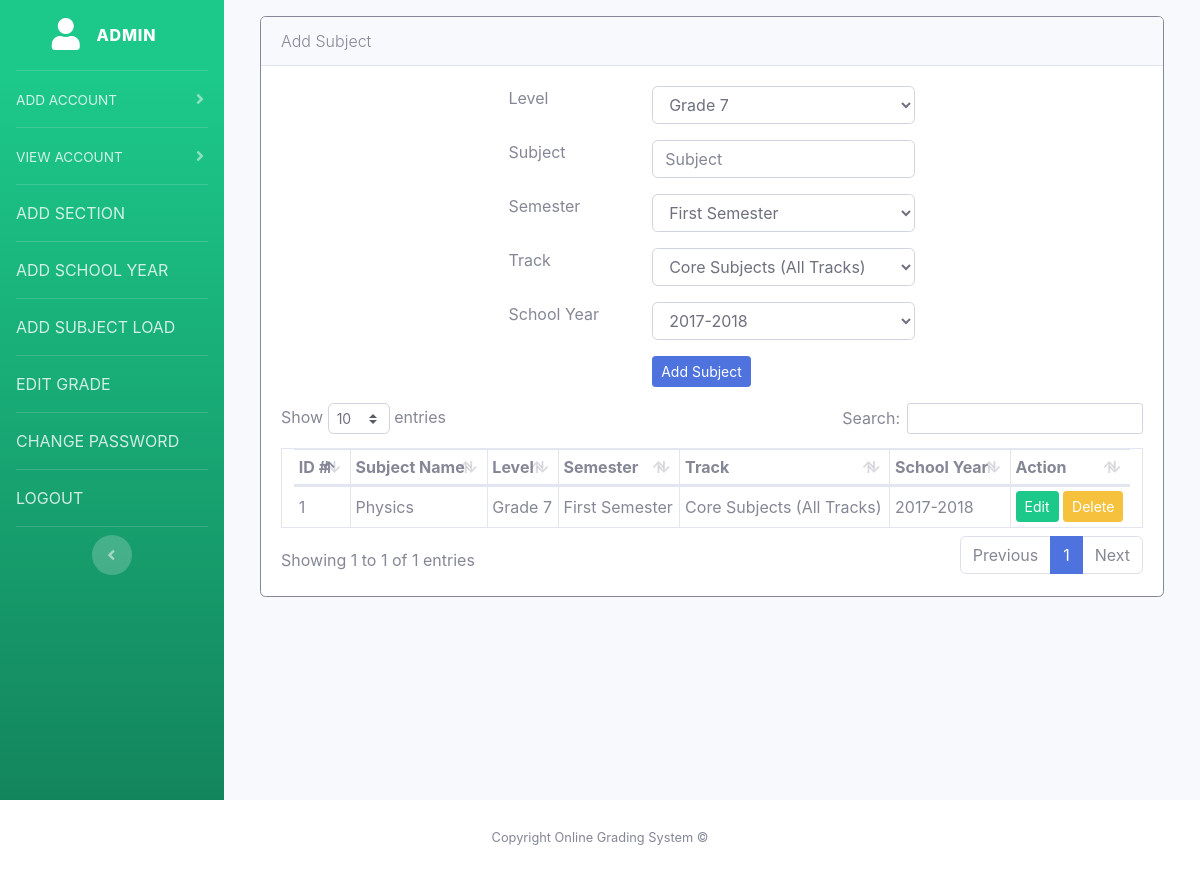
Screenshot of /index.php?p=principals&a=add-subject (signed in) with the database file from the repository.
### tables this page shows
CREATE TABLE `subjects` (
  `id` int NOT NULL,
  `level_id` varchar(10) DEFAULT NULL,
  `name` varchar(255) DEFAULT NULL,
  `semester` varchar(255) NOT NULL,
  `track` varchar(255) NOT NULL,
  `school_year` varchar(255) NOT NULL
);

CREATE TABLE `levels` (
  `id` int NOT NULL,
  `name` varchar(255) DEFAULT NULL
);

### index.php (called while the page is built, shortened)
<?php
include 'views/inc/header.php';
include 'sys/routes.php';
include 'views/inc/footer.php';
?>

### views/admin/add-subject.php (the view, shortened to what this page needs)
<div class="card border-secondary mt-3">
  <div class="card-header">
  	<p class="lead m-0">Add Subject</p>
  </div>
  <div class="card-body row">
    <div class="col-md-12">
        <form class="col-md-6 m-auto" action="<?php echo htmlspecialchars($_SERVER['PHP_SELF']); ?>" method="POST">
          <div class="form-group row">
            <div class="col-4">
                Level
            </div>
            <div class="col-8">
              <select class="form-control" name="level_id">
                <?php  foreach ($levels as $key => $level) { ?>
                    <option value="<?php echo $level['id']; ?>"><?php  echo $level['name']; ?></option>
                <?php } ?>
              </select>
            </div>
          </div>
          <div class="form-group row">
            <div class="col-4">
                Subject
            </div>
            <div class="col-8">
              <input class="form-control" placeholder="Subject" type="text" name="subject" required>
            </div>
          </div>
          <div class="form-group row">
            <div class="col-4">
                Semester
            </div>
            <div class="col-8">
              <select class="form-control" placeholder="Semester" name="semester" required>
                <?php
                $semesters = ["First Semester", "Second Semester"];
                foreach ($semesters as $semester){
              ?>
                <option value="<?php echo $semester; ?>"><?php echo $semester; ?></option>
              <?php } ?>
              </select>
            </div>
          </div>
          <div class="form-group row">
            <div class="col-4">
                Track
            </div>
            <div class="col-8">
              <select class="form-control" placeholder="Track" name="track" required>
                <?php
                $tracks = ["Core Subjects (All Tracks)", "Academic Track (Except Immersion)", "Work Immersion / Culminating Activity for (Academic Work)", "TVL/Sports/Arts and Design Track"];
                foreach ($tracks as $track){
              ?>
                <option value="<?php echo $track; ?>"><?php echo $track; ?></option>
              <?php } ?>
              </select>
            </div>
          </div>
          <div class="form-group row">
            <div class="col-4">
                School Year
            </div>
            <div class="col-8">
             <select class="form-control" name="school_year" required >
                  <?php
                      foreach ($school_years as $school_year) {
                      ?>
                          <option value="<?php echo $school_year['name']; ?>"><?php echo $school_year['name']; ?></option>
                      <?php
                      }
                  ?>
              </select>
            </div>
          </div>
        	<div class="form-group row">
        		<div class="col-4"></div>
        		<div class="col-8">
        				<button class="btn btn-sm btn-primary" type="submit" name="add-subject">Add Subject</button>
        		</div>
        	</div>
        </form>
    </div>
    <div class="col-md-12">
        <table id="add-subject-load-table" class="table-bordered table-sm col-md-12">
            <thead>
                <tr>
                    <th>ID #</th>
                    <th>Subject Name</th>
                    <th>Level</th>
                    <th>Semester</th>
                    <th>Track</th>
                    <th>School Year</th>
                    <th>Action</th>
                </tr>
            </thead>
            <tbody>
              <?php  foreach ($subjects as $key => $subject ) { ?>
                <tr>
                    <td><?php  echo $subject['id']; ?></td>
                    <td><?php  echo $subject['name']; ?></td>
                    <td><?php  echo $subject['level_name']; ?></td>
                    <td><?php  echo $subject['semester']; ?></td>
                    <td><?php  echo $subject['track']; ?></td>
                    <td><?php  echo $subject['school_year']; ?></td>
                    <td>
                        <button class="btn btn-success btn-sm" data-toggle="modal" data-target="#edit-modal-<?php echo $subject['id']; ?>">Edit</button>
                        <button class="btn btn-warning btn-sm" data-toggle="modal" data-target="#delete-modal-<?php echo $subject['id']; ?>">Delete</button>
                    </td>
                </tr>
              <?php  } ?>
            </tbody>
        </table>
    </div>
  </div>
</div>

### rows the page displays
subjects: id "1", name "Physics", level.name "Grade 7", semester "First Semester", track "Core Subjects (All Tracks)", school_year "2017-2018"

### other values shown
$navbar['title'] "ADMIN"
str_replace("-"," ",$key) "ADD ACCOUNT"
str_replace("-"," ",$key) "VIEW ACCOUNT"
str_replace("-"," ",$key) "ADD SECTION"
str_replace("-"," ",$key) "ADD SCHOOL YEAR"
str_replace("-"," ",$key) "ADD SUBJECT LOAD"
str_replace("-"," ",$key) "EDIT GRADE"
str_replace("-"," ",$key) "CHANGE PASSWORD"
str_replace("-"," ",$key) "LOGOUT"
form field level_id "Grade 7"
form field semester "First Semester"
form field track "Core Subjects (All Tracks)"
form field school_year "2017-2018"
